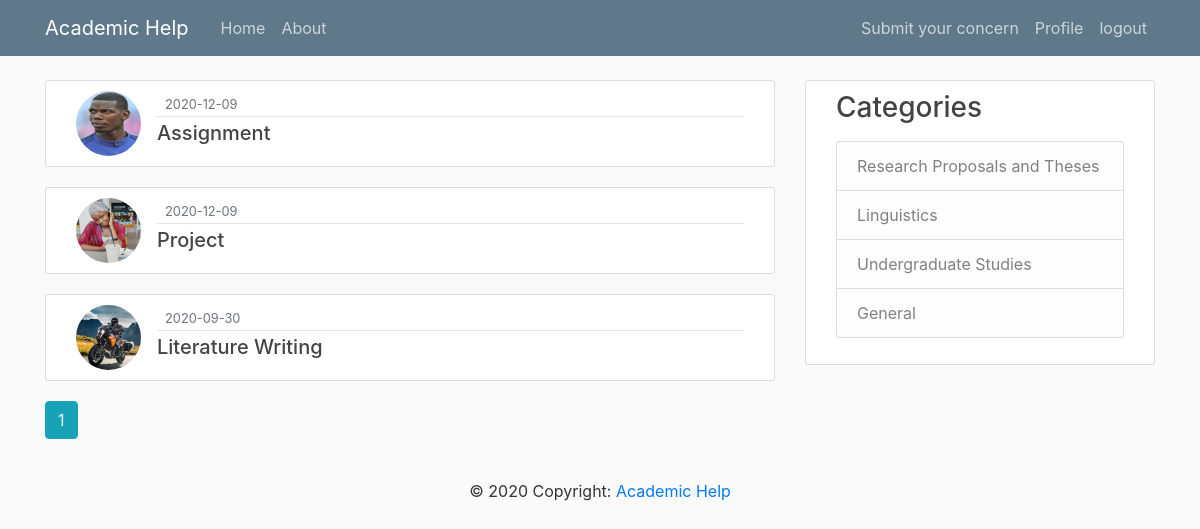
/cat/3 (signed in), run on the app's committed database.
### app/models.py (models this page shows, shortened)
class Post(db.Model):
    id = db.Column(db.Integer, primary_key=True)
    title = db.Column(db.String(100), nullable=False)
    date_posted = db.Column(db.DateTime, nullable=False,
                            default=datetime.utcnow)
    content = db.Column(db.Text, nullable=False)
    category = db.Column(db.Text)
    user_id = db.Column(db.Integer, db.ForeignKey('user.id'), nullable=False)

class User(db.Model, UserMixin):
    id = db.Column(db.Integer, primary_key=True)
    username = db.Column(db.String(20), unique=True, nullable=False)
    email = db.Column(db.String(120), unique=True, nullable=False)
    image_file = db.Column(db.String(20), nullable=False,
                           default='default-pic.jpg')
    password = db.Column(db.String(60), nullable=False)
    posts = db.relationship('Post', backref='author', lazy=True)

### app/posts/routes.py (the view)
@posts.route("/cat/<int:category>")
def category_posts(category):
    page = request.args.get('page', 1, type=int)
    cat = Post.query.filter_by(category=category).first_or_404()
    posts = Post.query.filter_by(category=category)\
        .order_by(Post.date_posted.desc())\
        .paginate(page=page, per_page=5)
    return render_template('category_posts.html', category=cat, posts=posts)

### app/models.py (called while the page is built)
@login_manager.user_loader
def load_user(user_id):
    return User.query.get(int(user_id))

### app/templates/category_posts.html (shortened to what this page needs)
{% extends "layout.html" %}
{% block content %}
    {% for post in posts.items %}
        <article class="media content-section">
          <img class="rounded-circle article-img" src="{{ url_for('static', filename='profile_pics/' + post.author.image_file) }}">
          <div class="media-body">
            <div class="article-metadata">
              <small class="text-muted">{{ post.date_posted.strftime('%Y-%m-%d') }}</small>
            </div>
            <h5><a class="article-title" href="{{ url_for('posts.post', post_id=post.id) }}">{{ post.title }}</a></h5>
          </div>
        </article>
    {% endfor %}
    {% for page_num in posts.iter_pages(left_edge=1, right_edge=1, left_current=1, right_current=2) %}
      {% if page_num %}
        {% if posts.page == page_num %}
          <a class="btn btn-info mb-4" href="{{ url_for('posts.category_posts', category=category.category, page=page_num) }}">{{ page_num }}</a>
        {% else %}
          <a class="btn btn-outline-info mb-4" href="{{ url_for('posts.category_posts', category=category.category, page=page_num) }}">{{ page_num }}</a>
        {% endif %}
      {% else %}
        ...
      {% endif %}
    {% endfor %}
{% endblock content %}

### app/static/main.css (style rules this page uses)
body { background: #fafafa; color: #333333; margin-top: 5rem; }
h1, h2, h3, h4, h5, h6 { color: #444444; }
.content-section { background: #ffffff; padding: 10px 30px; border: 1px solid #dddddd; border-radius: 3px; margin-bottom: 20px; }
.article-title { color: #444444; }
.article-img { height: 65px; width: 65px; margin-right: 16px; }
.article-metadata { padding-bottom: 1px; margin-bottom: 4px; border-bottom: 1px solid #e3e3e3; }

### data on the page
Post: image_file (picture), date_posted "2020-12-09", title "Assignment"
Post: image_file (picture), date_posted "2020-12-09", title "Project"
Post: image_file (picture), date_posted "2020-09-30", title "Literature Writing"

### other printed values
{{ page_num }} "1"
